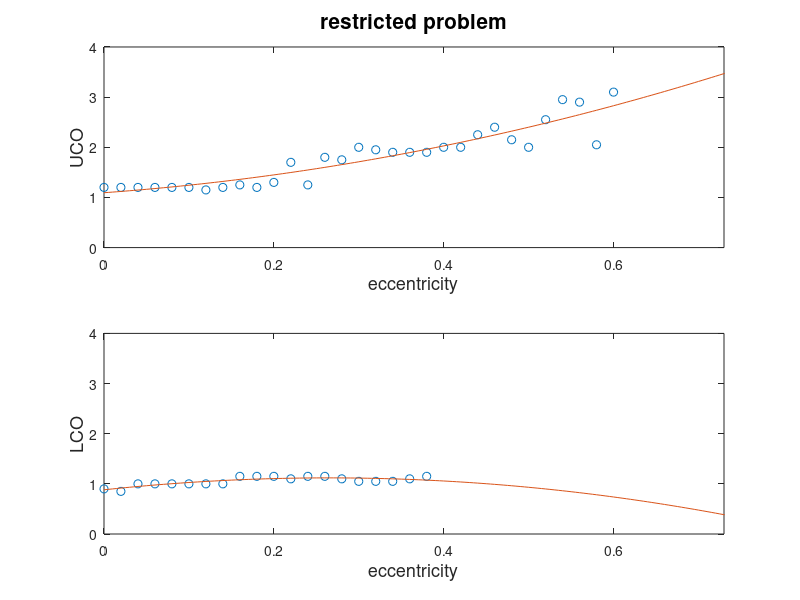
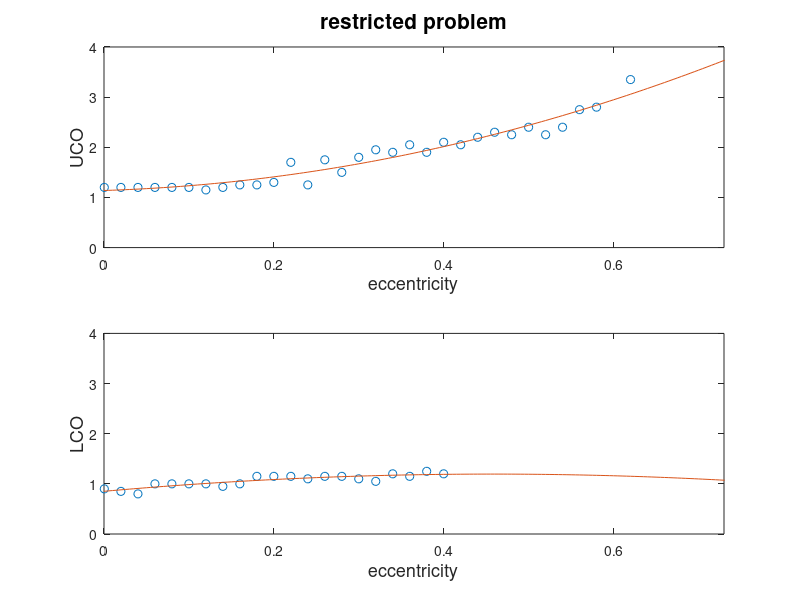

Write MATLAB code to recreate these figures, in order.
function plot_UCOLCO_ase_count()

close all;

re = load('counter_mr1_re_upto0.7_e8_pi.mat');
unre = load('counter_mr1_unre_upto0.7_e8_pi.mat');

eccen_re = re.eccen;
eccen_unre = abs(unre.eccen);

x_re = 0:0.005:0.8;
x_unre = 0:0.005:0.8;

len1 = eccen_re(1:length(re.LCO_val));
len2 = eccen_unre(1:length(unre.LCO_val));

puco_re = polyfit(eccen_re,re.UCO_val,2)
plco_re = polyfit(len1,re.LCO_val,2)

puco_unre=polyfit(eccen_unre,unre.UCO_val,2)
plco_unre=polyfit(len2,unre.LCO_val,2)

plotpuco_re = polyval(puco_re,x_re);
plotplco_re = polyval(plco_re,x_re);

plotpuco_unre = polyval(puco_unre,x_unre);
plotplco_unre = polyval(plco_unre,x_unre);

figure(1)
    ax=subplot(2,1,1);
    plot(eccen_re,re.UCO_val,'o');hold on;
    plot(x_re,plotpuco_re);
    axis([0 0.73 0 4])
    xlabel('eccentricity','fontsize',13)
    ylabel('UCO','fontsize',13)
    title('restricted problem','fontsize',15)
    
    bx = subplot(2,1,2);
    plot(len1,re.LCO_val,'o');hold on;
    plot(x_re,plotplco_re)
    xlabel('eccentricity','fontsize',13)
    ylabel('LCO','fontsize',13)
    axis([0 0.73 0 4])

figure(2)
    ax=subplot(2,1,1);
    plot(eccen_unre,unre.UCO_val,'o');hold on;
    plot(x_unre,plotpuco_unre);
    axis([0 0.73 0 4])
    xlabel('eccentricity','fontsize',13)
    ylabel('UCO','fontsize',13)
    title('restricted problem','fontsize',15)
    
    bx = subplot(2,1,2);
    plot(len2,unre.LCO_val,'o');hold on;
    plot(x_unre,plotplco_unre);
    xlabel('eccentricity','fontsize',13)
    ylabel('LCO','fontsize',13)
    axis([0 0.73 0 4])

end

